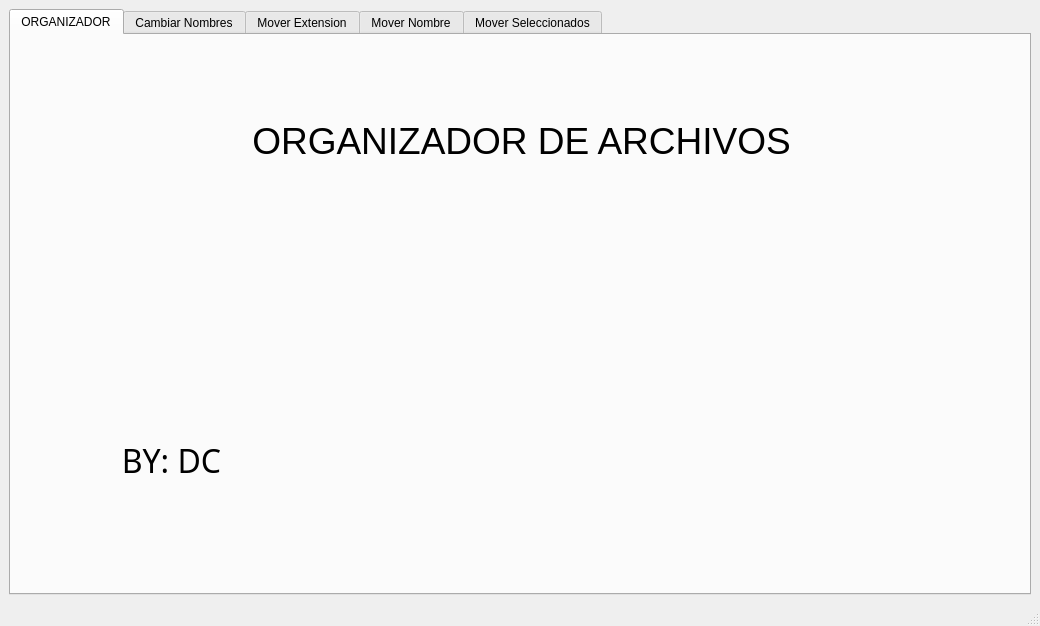
<?xml version="1.0" encoding="UTF-8"?>
<ui version="4.0">
 <class>MainWindow</class>
 <widget class="QMainWindow" name="MainWindow">
  <property name="geometry">
   <rect>
    <x>0</x>
    <y>0</y>
    <width>1040</width>
    <height>626</height>
   </rect>
  </property>
  <property name="windowTitle">
   <string>MainWindow</string>
  </property>
  <widget class="QWidget" name="centralwidget">
   <layout class="QGridLayout" name="gridLayout_3">
    <item row="0" column="0">
     <widget class="QTabWidget" name="tabWidget">
      <property name="currentIndex">
       <number>0</number>
      </property>
      <widget class="QWidget" name="tab">
       <attribute name="title">
        <string>ORGANIZADOR</string>
       </attribute>
       <widget class="QLabel" name="label_12">
        <property name="geometry">
         <rect>
          <x>140</x>
          <y>70</y>
          <width>741</width>
          <height>71</height>
         </rect>
        </property>
        <property name="font">
         <font>
          <pointsize>28</pointsize>
         </font>
        </property>
        <property name="text">
         <string>ORGANIZADOR DE ARCHIVOS</string>
        </property>
        <property name="alignment">
         <set>Qt::AlignCenter</set>
        </property>
       </widget>
       <widget class="QLabel" name="label_13">
        <property name="geometry">
         <rect>
          <x>90</x>
          <y>390</y>
          <width>141</width>
          <height>71</height>
         </rect>
        </property>
        <property name="font">
         <font>
          <family>Eras Medium ITC</family>
          <pointsize>24</pointsize>
         </font>
        </property>
        <property name="text">
         <string>BY: DC</string>
        </property>
        <property name="alignment">
         <set>Qt::AlignCenter</set>
        </property>
       </widget>
      </widget>
      <widget class="QWidget" name="tabCambiarNombres">
       <attribute name="title">
        <string>Cambiar Nombres</string>
       </attribute>
       <widget class="QGroupBox" name="groupBox_2">
        <property name="geometry">
         <rect>
          <x>20</x>
          <y>10</y>
          <width>581</width>
          <height>451</height>
         </rect>
        </property>
        <property name="title">
         <string>Cambiar nombre de archivos seleccionados</string>
        </property>
        <widget class="QPlainTextEdit" name="archivosSeleccionados_cambiarNombre_plainTextEdit">
         <property name="geometry">
          <rect>
           <x>10</x>
           <y>30</y>
           <width>221</width>
           <height>401</height>
          </rect>
         </property>
        </widget>
        <widget class="QToolButton" name="seleccionarArchivos_cambiarNombre_toolButton">
         <property name="geometry">
          <rect>
           <x>490</x>
           <y>30</y>
           <width>25</width>
           <height>19</height>
          </rect>
         </property>
         <property name="text">
          <string>...</string>
         </property>
        </widget>
        <widget class="QLabel" name="label_4">
         <property name="geometry">
          <rect>
           <x>270</x>
           <y>30</y>
           <width>131</width>
           <height>16</height>
          </rect>
         </property>
         <property name="text">
          <string>Seleccionar archivos</string>
         </property>
        </widget>
        <widget class="QLabel" name="label_5">
         <property name="geometry">
          <rect>
           <x>270</x>
           <y>100</y>
           <width>181</width>
           <height>16</height>
          </rect>
         </property>
         <property name="text">
          <string>Texto que ira al prinicipio del archivo:</string>
         </property>
        </widget>
        <widget class="QLineEdit" name="textoNuevoArchivos_cambiarNombre_lineEdit">
         <property name="geometry">
          <rect>
           <x>270</x>
           <y>120</y>
           <width>211</width>
           <height>20</height>
          </rect>
         </property>
        </widget>
        <widget class="QPushButton" name="cambiarNombres_pushButton">
         <property name="geometry">
          <rect>
           <x>330</x>
           <y>240</y>
           <width>141</width>
           <height>41</height>
          </rect>
         </property>
         <property name="text">
          <string>CAMBIAR NOMBRES</string>
         </property>
        </widget>
       </widget>
      </widget>
      <widget class="QWidget" name="tabMoverPorExtension">
       <attribute name="title">
        <string>Mover Extension</string>
       </attribute>
       <widget class="QGroupBox" name="groupBox">
        <property name="geometry">
         <rect>
          <x>70</x>
          <y>40</y>
          <width>531</width>
          <height>351</height>
         </rect>
        </property>
        <property name="title">
         <string>Mover de origen a destino por filtrado de extension</string>
        </property>
        <layout class="QGridLayout" name="gridLayout">
         <item row="0" column="0">
          <widget class="QLabel" name="label">
           <property name="text">
            <string>Carpeta de origen: </string>
           </property>
          </widget>
         </item>
         <item row="0" column="1">
          <widget class="QLineEdit" name="carpetaOrigen"/>
         </item>
         <item row="0" column="2">
          <widget class="QToolButton" name="origenBoton">
           <property name="text">
            <string>...</string>
           </property>
          </widget>
         </item>
         <item row="1" column="0">
          <widget class="QLabel" name="label_2">
           <property name="text">
            <string>Carpeta de destino:</string>
           </property>
          </widget>
         </item>
         <item row="1" column="1">
          <widget class="QLineEdit" name="carpetaDestino"/>
         </item>
         <item row="1" column="2">
          <widget class="QToolButton" name="destinoBoton">
           <property name="text">
            <string>...</string>
           </property>
          </widget>
         </item>
         <item row="2" column="0">
          <widget class="QLabel" name="label_3">
           <property name="text">
            <string>Extensión del archivo:</string>
           </property>
          </widget>
         </item>
         <item row="2" column="1" colspan="2">
          <widget class="QLineEdit" name="extensionArchivo"/>
         </item>
         <item row="3" column="0" colspan="3">
          <widget class="QPushButton" name="moverArchivosBoton">
           <property name="text">
            <string>MOVER ARCHIVOS</string>
           </property>
          </widget>
         </item>
        </layout>
       </widget>
      </widget>
      <widget class="QWidget" name="tabMoverPorNombres">
       <attribute name="title">
        <string>Mover Nombre</string>
       </attribute>
       <widget class="QGroupBox" name="groupBox_3">
        <property name="geometry">
         <rect>
          <x>70</x>
          <y>40</y>
          <width>531</width>
          <height>351</height>
         </rect>
        </property>
        <property name="title">
         <string>Mover de origen a destino por filtrado de nombre</string>
        </property>
        <layout class="QGridLayout" name="gridLayout_2">
         <item row="0" column="0">
          <widget class="QLabel" name="label_6">
           <property name="text">
            <string>Carpeta de origen: </string>
           </property>
          </widget>
         </item>
         <item row="0" column="1">
          <widget class="QLineEdit" name="rutaOrigen_porNombre_lineEdit"/>
         </item>
         <item row="0" column="2">
          <widget class="QToolButton" name="rutaOrigen_porNombre_toolButton">
           <property name="text">
            <string>...</string>
           </property>
          </widget>
         </item>
         <item row="1" column="0">
          <widget class="QLabel" name="label_7">
           <property name="text">
            <string>Carpeta de destino:</string>
           </property>
          </widget>
         </item>
         <item row="1" column="1">
          <widget class="QLineEdit" name="rutaDestino_porNombre_lineEdit"/>
         </item>
         <item row="1" column="2">
          <widget class="QToolButton" name="rutaDestino_porNombre_toolButton_2">
           <property name="text">
            <string>...</string>
           </property>
          </widget>
         </item>
         <item row="2" column="0">
          <widget class="QLabel" name="label_8">
           <property name="text">
            <string>Nombre a filtrar:</string>
           </property>
          </widget>
         </item>
         <item row="2" column="1" colspan="2">
          <widget class="QLineEdit" name="nombreFiltrar_porNombre_lineEdit_3"/>
         </item>
         <item row="3" column="0" colspan="3">
          <widget class="QPushButton" name="moverPorNombre_pushButton">
           <property name="text">
            <string>MOVER ARCHIVOS</string>
           </property>
          </widget>
         </item>
        </layout>
       </widget>
      </widget>
      <widget class="QWidget" name="tabMoverSeleccionados">
       <attribute name="title">
        <string>Mover Seleccionados</string>
       </attribute>
       <widget class="QGroupBox" name="groupBox_4">
        <property name="geometry">
         <rect>
          <x>9</x>
          <y>9</y>
          <width>998</width>
          <height>523</height>
         </rect>
        </property>
        <property name="title">
         <string>Mover Seleccionados</string>
        </property>
        <widget class="QPlainTextEdit" name="mover_seleccionados_plainTextEdit">
         <property name="geometry">
          <rect>
           <x>30</x>
           <y>50</y>
           <width>311</width>
           <height>431</height>
          </rect>
         </property>
        </widget>
        <widget class="QPushButton" name="mover_seleccionados_pushButton">
         <property name="geometry">
          <rect>
           <x>410</x>
           <y>280</y>
           <width>171</width>
           <height>61</height>
          </rect>
         </property>
         <property name="text">
          <string>MOVER SELECCIONADOS</string>
         </property>
        </widget>
        <widget class="QLabel" name="label_9">
         <property name="geometry">
          <rect>
           <x>390</x>
           <y>180</y>
           <width>61</width>
           <height>16</height>
          </rect>
         </property>
         <property name="text">
          <string>Nueva Ruta:</string>
         </property>
        </widget>
        <widget class="QLineEdit" name="nueva_ruta_mover_seleccionados_lineEdit">
         <property name="geometry">
          <rect>
           <x>470</x>
           <y>180</y>
           <width>181</width>
           <height>20</height>
          </rect>
         </property>
        </widget>
        <widget class="QToolButton" name="elegir_nueva_ruta_mover_seleccionados_toolButton">
         <property name="geometry">
          <rect>
           <x>660</x>
           <y>180</y>
           <width>25</width>
           <height>19</height>
          </rect>
         </property>
         <property name="text">
          <string>...</string>
         </property>
        </widget>
        <widget class="QToolButton" name="elegir_archivos_mover_seleccionados_toolButton_2">
         <property name="geometry">
          <rect>
           <x>530</x>
           <y>80</y>
           <width>25</width>
           <height>19</height>
          </rect>
         </property>
         <property name="text">
          <string>...</string>
         </property>
        </widget>
        <widget class="QLabel" name="label_10">
         <property name="geometry">
          <rect>
           <x>390</x>
           <y>80</y>
           <width>102</width>
           <height>16</height>
          </rect>
         </property>
         <property name="text">
          <string>Seleccionar Archivos:</string>
         </property>
        </widget>
       </widget>
      </widget>
     </widget>
    </item>
   </layout>
  </widget>
  <widget class="QMenuBar" name="menubar">
   <property name="geometry">
    <rect>
     <x>0</x>
     <y>0</y>
     <width>1040</width>
     <height>21</height>
    </rect>
   </property>
  </widget>
  <widget class="QStatusBar" name="statusbar"/>
 </widget>
 <resources/>
 <connections/>
</ui>
